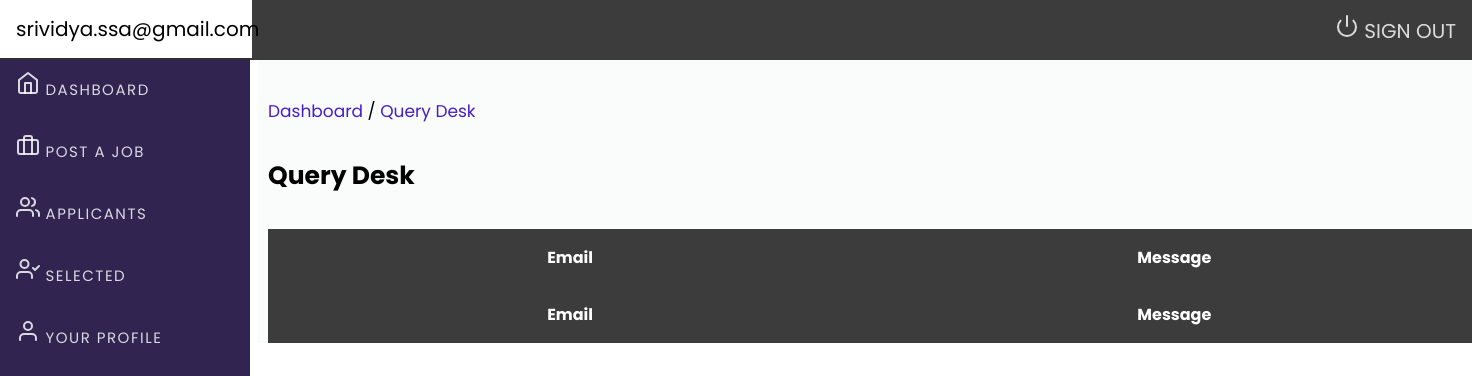
Before: /admin/query_desk.php (signed in) with the older database file.
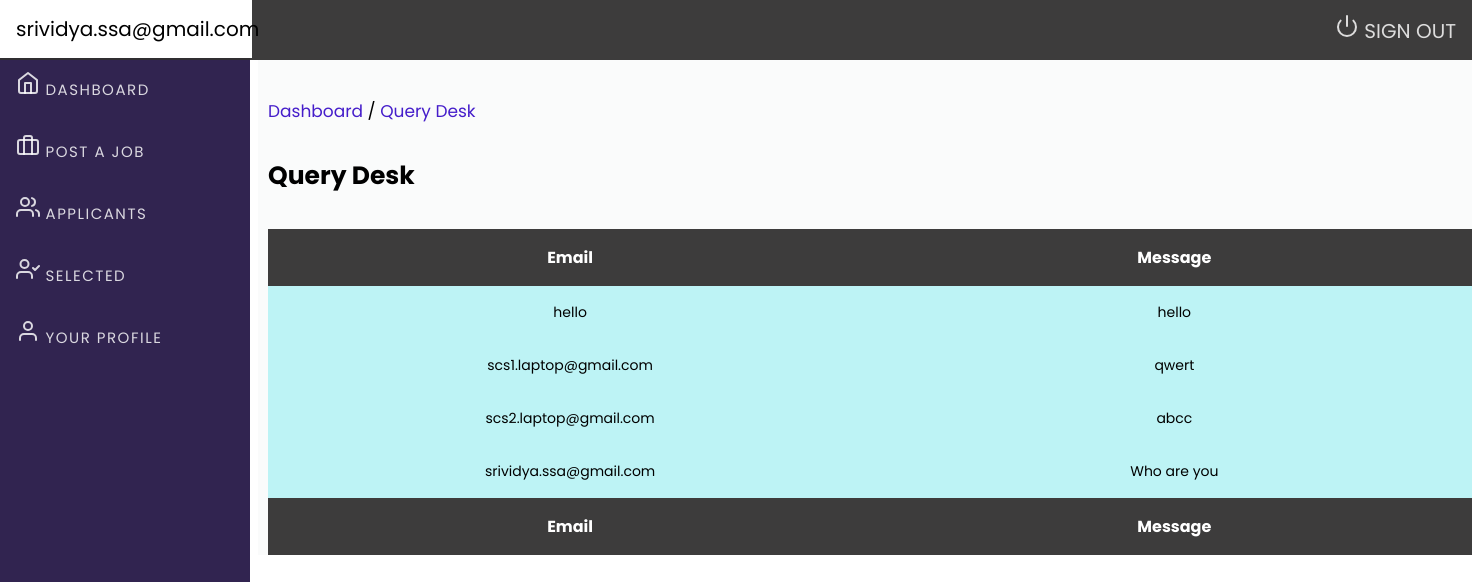
After: the same page with the newer database file.
### tables this page shows
CREATE TABLE `querydesk` (
  `email` varchar(255) NOT NULL,
  `message` varchar(500) NOT NULL
);

### admin/query_desk.php (the view, shortened to what this page needs)
<?php
include('include/header.php');
include('include/sidebar.php');
?>
<p><a href="dashboard.php" >Dashboard</a>&nbsp;/&nbsp;<a href="query_desk.php">Query Desk</a></p>
<div class="row">
    <div class="col">
        <h1 class="page-header" style="font-size: 25px;">
            Query Desk
        </h1>
    </div>
</div>
<div class="table-div">
    <table id="example">
        <thead>
            <tr>
                <th>Email</th>
                <th>Message</th>
            </tr>
        </thead>
        <tbody>
            <?php
            include('connection/db.php');
            $query = mysqli_query($conn, "select * from querydesk");
            while ($row = mysqli_fetch_array($query)) {
            ?>
                <tr>
                    <td><?php echo $row['email'] ?></td>
                    <td><?php echo $row['message'] ?></td>
                </tr>
            <?php } ?>
        </tbody>
        <tfoot>
            <tr>
                <th>Email</th>
                <th>Message</th>
            </tr>
        </tfoot>
    </table>
</div>
</div>
</div>
</div>
</body>
</html>

Changed rows visible on the page:
added querydesk: email "hello", message "hello"
added querydesk: email "scs1.laptop@gmail.com", message "qwert"
added querydesk: email "scs2.laptop@gmail.com", message "abcc"
added querydesk: email "srividya.ssa@gmail.com", message "Who are you"
